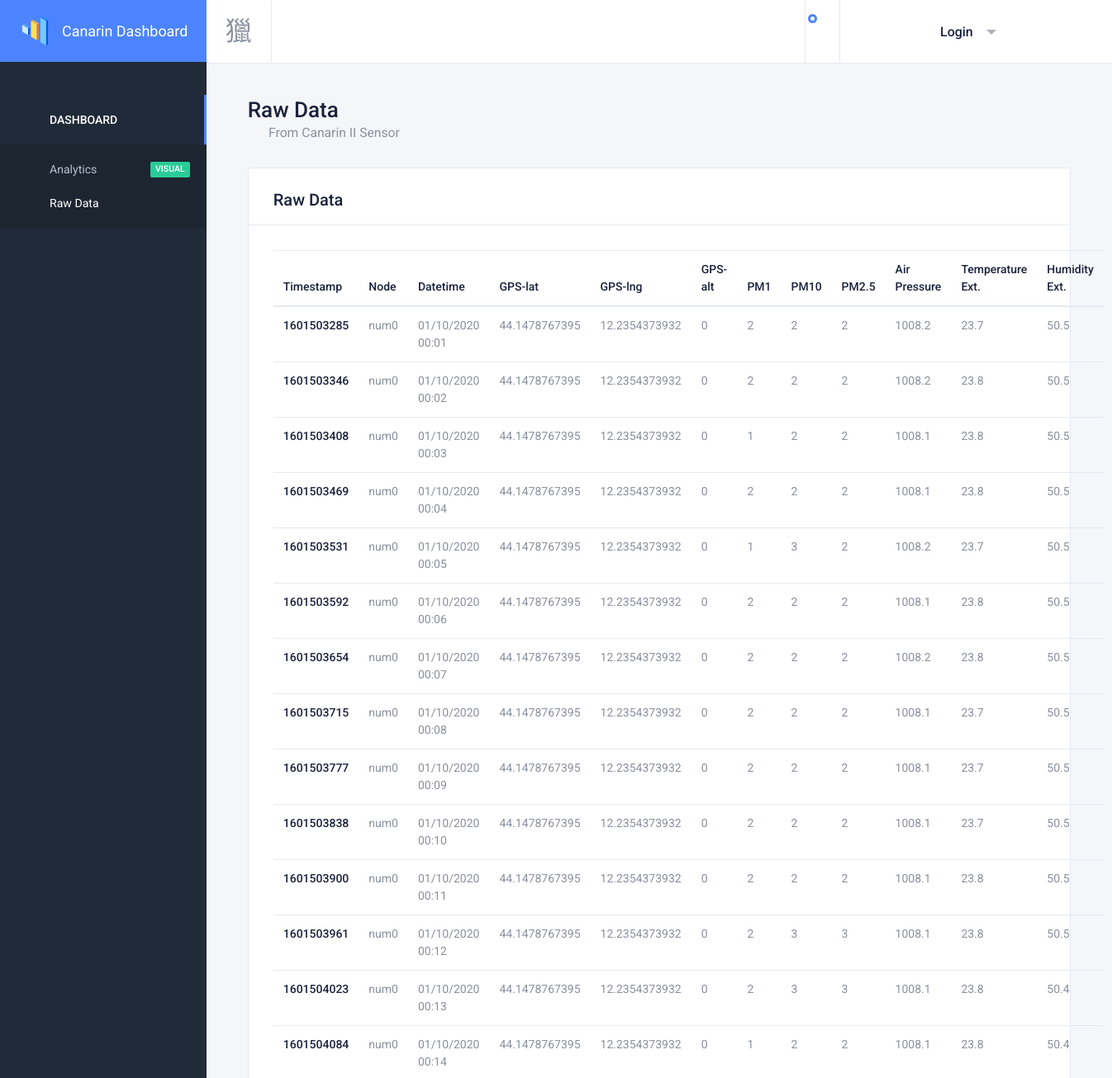
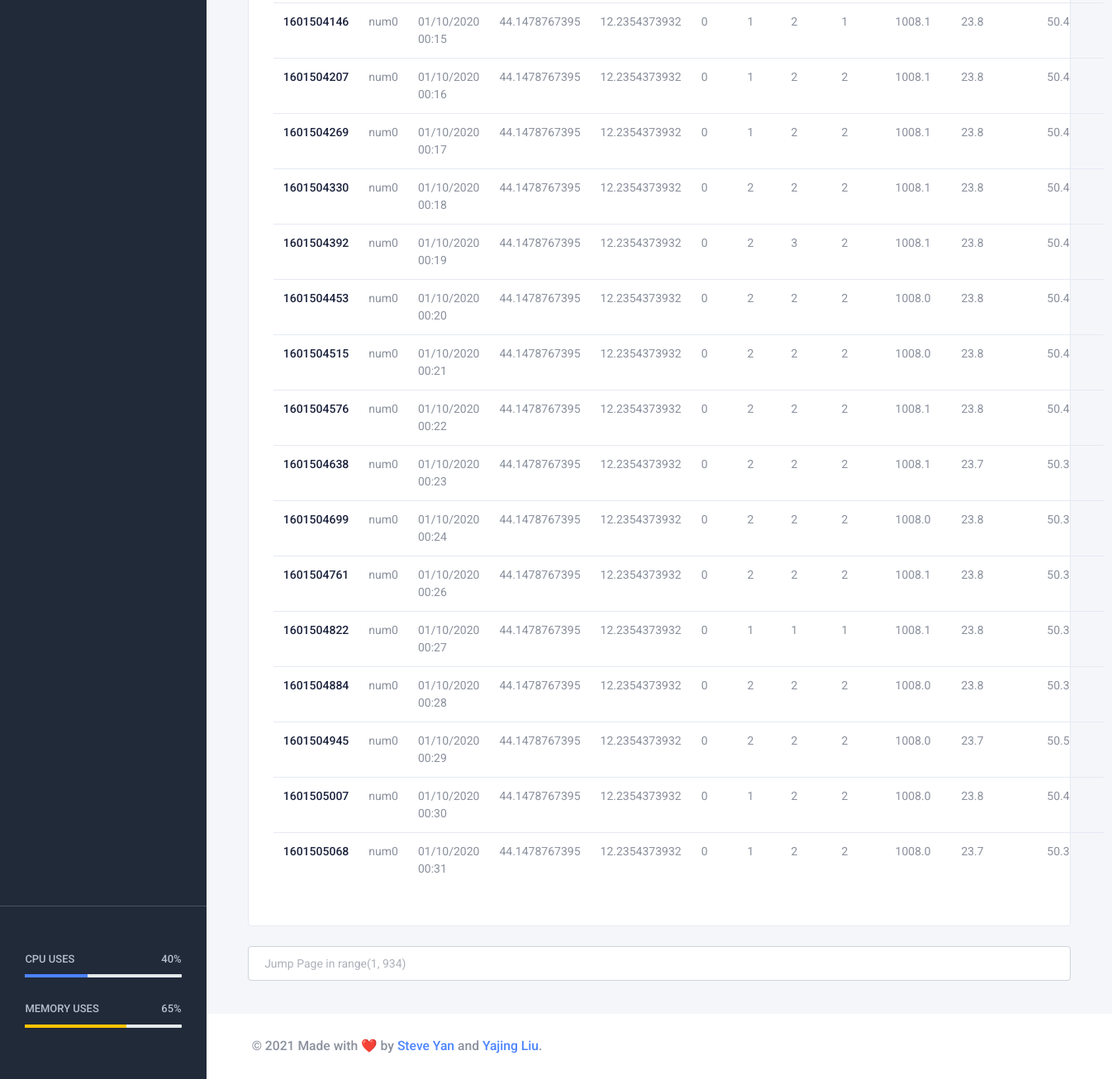
The app's page /raw_data/ with its own data (2 pictures, top to bottom).
### data/models.py (models this page shows, shortened)
class Data(models.Model):
    timestamp = models.IntegerField()
    node = models.CharField(default='other', max_length=40)
    datetime = models.DateTimeField()
    gps_lat = models.FloatField()
    gps_lng = models.FloatField()
    gps_alt = models.IntegerField()
    pm1 = models.IntegerField()
    pm10 = models.IntegerField()
    pm2_5 = models.IntegerField()
    airpressure = models.FloatField()
    temperature = models.FloatField()
    humidity = models.FloatField()

### data/views.py (the view)
# urls.py: path('raw_data/', views.RawDataView.as_view(), name='raw_data'),
class RawDataView(ListView):
    template_name = 'raw_data.html'
    model = Data
    paginate_by = 30
    def get_context_data(self, **kwargs):
        context = super().get_context_data(**kwargs)
        context['section'] = 'raw_data'
        return context

### templates/raw_data.html (shortened to what this page needs)
{% extends 'base.html' %}
{% block content %}
<div class="content-wrapper">
    <ul class="content">
        <div class="breadcrumb-wrapper">
            <h1>Raw Data</h1>
            <nav aria-label="breadcrumb">
                <ol class="breadcrumb p-0">
                    <li class="breadcrumb-item">
                        From Canarin II Sensor
                    </li>
                </ol>
            </nav>
        </div>
        <div class="row">
            <div class="col-12">
                <div class="card card-default">
                    <div class="card-header card-header-border-bottom d-flex justify-content-between">
                        <h2>Raw Data</h2>
                    </div>
                    <div class="card-body">
                        <div class="data-table">
                            <table id="responsive-data-table" class="table dt-responsive nowrap" style="width:100%">
                                <thead>
                                <tr>
                                    <th>Timestamp</th>
                                    <th>Node</th>
                                    <th>Datetime</th>
                                    <th>GPS-lat</th>
                                    <th>GPS-lng</th>
                                    <th>GPS-alt</th>
                                    <th>PM1</th>
                                    <th>PM10</th>
                                    <th>PM2.5</th>
                                    <th>Air Pressure</th>
                                    <th>Temperature Ext.</th>
                                    <th>Humidity Ext.</th>
                                </tr>
                                </thead>
                                <tbody>
                                {% for data in object_list %}
                                <tr>
                                    <td>{{ data.timestamp }}</td>
                                    <td>{{ data.node }}</td>
                                    <td>{{ data.datetime }}</td>
                                    <td>{{ data.gps_lat }}</td>
                                    <td>{{ data.gps_lng }}</td>
                                    <td>{{ data.gps_alt }}</td>
                                    <td>{{ data.pm1 }}</td>
                                    <td>{{ data.pm10 }}</td>
                                    <td>{{ data.pm2_5 }}</td>
                                    <td>{{ data.airpressure }}</td>
                                    <td>{{ data.temperature }}</td>
                                    <td>{{ data.humidity }}</td>
                                </tr>
                                {% endfor %}
                                </tbody>
                            </table>
                        </div>
                    </div>
                </div>
            </div>
        </div>
        <form action="/raw_data/" method="get">
        <input
                class="form-control input-lg"
                type="text"
                name="page"
                placeholder=" Jump Page in {{ page_obj.paginator.page_range }}"
        />
        </form>
    </ul>
</div>
{% endblock content %}

### templates/base.html (shortened to what this page needs)
<!doctype html>
<html class=" " dir="ltr" lang="en">
<head>
    {% load static %}
</head>
<body id="body" class="header-fixed sidebar-fixed sidebar-dark header-light">
<link href="https://cdn.materialdesignicons.com/4.4.95/css/materialdesignicons.min.css" rel="stylesheet">
<link href="{% static 'plugins/jvectormap/jquery-jvectormap-2.0.3.css' %}" rel="stylesheet">
<link href="{% static 'plugins/daterangepicker/daterangepicker.css' %}" rel="stylesheet">
<link href="{% static 'css/sleek.css' %}" rel="stylesheet" />
<div class="wrapper">
    <aside class="left-sidebar bg-sidebar">
        <div id="sidebar" class="sidebar sidebar-with-footer">
            <div class="app-brand">
                <a href="{% url 'home' 'num0' %}" title="Canarin Dashboard">
                    <span class="brand-name text-truncate">Canarin Dashboard</span>
                </a>
            </div>
            <div class="slimScrollDiv" style="position: relative; overflow: hidden; width: auto; height: 100%;">
                <div class="sidebar-scrollbar" style="overflow: hidden; width: auto; height: 100%;">
                    <ul class="nav sidebar-inner" id="sidebar-menu">
                        <li class="has-sub active">
                            <a class="sidenav-item-link collapsed" href="javascript:void(0)" data-toggle="collapse"
                               data-target="#dashboard" aria-expanded="false" aria-controls="dashboard">
                                <span class="nav-text">Dashboard</span> <b class="caret"></b>
                            </a>
                            <ul class="collapse show" id="dashboard" data-parent="#sidebar-menu" style="">
                                <div class="sub-menu">
                                    <li
                                        {% if section == "home" %}
                                            class="active"
                                        {% else %}
                                            class=""
                                        {% endif %}
                                    >
                                        <a class="sidenav-item-link" href="{% url 'home' 'num0' %}">
                                            <span class="nav-text">Analytics</span>
                                            <span class="badge badge-success">VISUAL</span>
                                        </a>
                                    </li>
                                    <li
                                            {% if section == "raw_data" %}
                                    class="active"
                                    {% else %}
                                    class=""
                                    {% endif %}
                                    >
                                        <a class="sidenav-item-link" href="{% url 'raw_data' %}">
                                            <span class="nav-text">Raw Data</span>
                                        </a>
                                    </li>
                                </div>
                            </ul>
                        </li>
                    </ul>
                </div>
            </div>
            <div class="sidebar-footer">
                <hr class="separator mb-0">
                <div class="sidebar-footer-content">
                    <h6 class="text-uppercase">
                        Cpu Uses <span class="float-right">40%</span>
                    </h6>
                    <div class="progress progress-xs">
                        <div class="progress-bar active" style="width: 40%;" role="progressbar"></div>
                    </div>
                    <h6 class="text-uppercase">
                        Memory Uses <span class="float-right">65%</span>
                    </h6>
                    <div class="progress progress-xs">
                        <div class="progress-bar progress-bar-warning" style="width: 65%;" role="progressbar"></div>
                    </div>
                </div>
            </div>
        </div>
    </aside>
    <div class="page-wrapper">
        <header class="main-header " id="header">
            <nav class="navbar navbar-static-top navbar-expand-lg">
                <button id="sidebar-toggler" class="sidebar-toggle">
                </button>
                <div class="navbar-right ">
                    <ul class="nav navbar-nav">
                        <li class="dropdown notifications-menu">
                            <button class="dropdown-toggle" data-toggle="dropdown">
                            </button>
                        </li>
                        <li class="dropdown user-menu">
                            {% if request.user.is_authenticated %}
                            <button href="#" class="dropdown-toggle nav-link" data-toggle="dropdown"
                                    aria-expanded="false">
                                <span class="d-none d-lg-inline-block">{{ user.username }}</span>
                            </button>
                            <ul class="dropdown-menu dropdown-menu-right">
                                <li class="dropdown-header">
                                    <div class="d-inline-block">
                                        {{ user.username }} <small class="pt-1">{{ user.email }}</SMALL>
                                    </div>
                                </li>
                                <li>
                                    <a href="user-profile.html">
                                        <i class="mdi mdi-account"></i> My Profile
                                    </a>
                                </li>
                                <li>
                                    <a href="#">
                                        <i class="mdi mdi-email"></i> Message
                                    </a>
                                </li>
                                <li class="right-sidebar-in">
                                    <a href="#"> <i class="mdi mdi-settings"></i> Setting </a>
                                </li>
                                <li class="dropdown-footer">
                                    <a href="{% url 'logout' %}"> <i class="mdi mdi-logout"></i> Log Out </a>
                                </li>
                            </ul>
                            {% else %}
                            <button href="#" class="dropdown-toggle nav-link" data-toggle="dropdown"
                                    aria-expanded="false">
                                <span class="d-none d-lg-inline-block">Login</span>
                            </button>
                            {% endif %}
                        </li>
                    </ul>
                </div>
            </nav>
        </header>
        {% block content %}
        {% endblock content %}
        <footer class="footer mt-auto">
            <div class="copyright bg-white">
                <p>
                    © <span id="copy-year">2021</span> Made with ❤️ by
                    <a class="text-primary" href="https://www.aspires.cc/" target="_blank">Steve Yan</a>
                    and
                    <a class="text-primary" href="https://github.com/YajingLiu2357/" target="_blank">Yajing Liu</a>.
                </p>
            </div>
        </footer>
    </div>
</div>
</body>
</html>

### records on screen
Data: timestamp "1601503285", node "num0", datetime "01/10/2020 00:01", gps_lat "44.1478767395", gps_lng "12.2354373932", gps_alt "0", pm1 "2", pm10 "2", pm2_5 "2", airpressure "1008.2", temperature "23.7", humidity "50.5"
Data: timestamp "1601503346", node "num0", datetime "01/10/2020 00:02", gps_lat "44.1478767395", gps_lng "12.2354373932", gps_alt "0", pm1 "2", pm10 "2", pm2_5 "2", airpressure "1008.2", temperature "23.8", humidity "50.5"
Data: timestamp "1601503408", node "num0", datetime "01/10/2020 00:03", gps_lat "44.1478767395", gps_lng "12.2354373932", gps_alt "0", pm1 "1", pm10 "2", pm2_5 "2", airpressure "1008.1", temperature "23.8", humidity "50.5"
Data: timestamp "1601503469", node "num0", datetime "01/10/2020 00:04", gps_lat "44.1478767395", gps_lng "12.2354373932", gps_alt "0", pm1 "2", pm10 "2", pm2_5 "2", airpressure "1008.1", temperature "23.8", humidity "50.5"
Data: timestamp "1601503531", node "num0", datetime "01/10/2020 00:05", gps_lat "44.1478767395", gps_lng "12.2354373932", gps_alt "0", pm1 "1", pm10 "3", pm2_5 "2", airpressure "1008.2", temperature "23.7", humidity "50.5"
Data: timestamp "1601503592", node "num0", datetime "01/10/2020 00:06", gps_lat "44.1478767395", gps_lng "12.2354373932", gps_alt "0", pm1 "2", pm10 "2", pm2_5 "2", airpressure "1008.1", temperature "23.8", humidity "50.5"
Data: timestamp "1601503654", node "num0", datetime "01/10/2020 00:07", gps_lat "44.1478767395", gps_lng "12.2354373932", gps_alt "0", pm1 "2", pm10 "2", pm2_5 "2", airpressure "1008.2", temperature "23.8", humidity "50.5"
Data: timestamp "1601503715", node "num0", datetime "01/10/2020 00:08", gps_lat "44.1478767395", gps_lng "12.2354373932", gps_alt "0", pm1 "2", pm10 "2", pm2_5 "2", airpressure "1008.1", temperature "23.7", humidity "50.5"
Data: timestamp "1601503777", node "num0", datetime "01/10/2020 00:09", gps_lat "44.1478767395", gps_lng "12.2354373932", gps_alt "0", pm1 "2", pm10 "2", pm2_5 "2", airpressure "1008.1", temperature "23.7", humidity "50.5"
Data: timestamp "1601503838", node "num0", datetime "01/10/2020 00:10", gps_lat "44.1478767395", gps_lng "12.2354373932", gps_alt "0", pm1 "2", pm10 "2", pm2_5 "2", airpressure "1008.1", temperature "23.7", humidity "50.5"
Data: timestamp "1601503900", node "num0", datetime "01/10/2020 00:11", gps_lat "44.1478767395", gps_lng "12.2354373932", gps_alt "0", pm1 "2", pm10 "2", pm2_5 "2", airpressure "1008.1", temperature "23.8", humidity "50.5"
Data: timestamp "1601503961", node "num0", datetime "01/10/2020 00:12", gps_lat "44.1478767395", gps_lng "12.2354373932", gps_alt "0", pm1 "2", pm10 "3", pm2_5 "3", airpressure "1008.1", temperature "23.8", humidity "50.5"
Data: timestamp "1601504023", node "num0", datetime "01/10/2020 00:13", gps_lat "44.1478767395", gps_lng "12.2354373932", gps_alt "0", pm1 "2", pm10 "3", pm2_5 "3", airpressure "1008.1", temperature "23.8", humidity "50.4"
Data: timestamp "1601504084", node "num0", datetime "01/10/2020 00:14", gps_lat "44.1478767395", gps_lng "12.2354373932", gps_alt "0", pm1 "1", pm10 "2", pm2_5 "2", airpressure "1008.1", temperature "23.8", humidity "50.4"
Data: timestamp "1601504146", node "num0", datetime "01/10/2020 00:15", gps_lat "44.1478767395", gps_lng "12.2354373932", gps_alt "0", pm1 "1", pm10 "2", pm2_5 "1", airpressure "1008.1", temperature "23.8", humidity "50.4"
Data: timestamp "1601504207", node "num0", datetime "01/10/2020 00:16", gps_lat "44.1478767395", gps_lng "12.2354373932", gps_alt "0", pm1 "1", pm10 "2", pm2_5 "2", airpressure "1008.1", temperature "23.8", humidity "50.4"
Data: timestamp "1601504269", node "num0", datetime "01/10/2020 00:17", gps_lat "44.1478767395", gps_lng "12.2354373932", gps_alt "0", pm1 "1", pm10 "2", pm2_5 "2", airpressure "1008.1", temperature "23.8", humidity "50.4"
Data: timestamp "1601504330", node "num0", datetime "01/10/2020 00:18", gps_lat "44.1478767395", gps_lng "12.2354373932", gps_alt "0", pm1 "2", pm10 "2", pm2_5 "2", airpressure "1008.1", temperature "23.8", humidity "50.4"
Data: timestamp "1601504392", node "num0", datetime "01/10/2020 00:19", gps_lat "44.1478767395", gps_lng "12.2354373932", gps_alt "0", pm1 "2", pm10 "3", pm2_5 "2", airpressure "1008.1", temperature "23.8", humidity "50.4"
Data: timestamp "1601504453", node "num0", datetime "01/10/2020 00:20", gps_lat "44.1478767395", gps_lng "12.2354373932", gps_alt "0", pm1 "2", pm10 "2", pm2_5 "2", airpressure "1008.0", temperature "23.8", humidity "50.4"
Data: timestamp "1601504515", node "num0", datetime "01/10/2020 00:21", gps_lat "44.1478767395", gps_lng "12.2354373932", gps_alt "0", pm1 "2", pm10 "2", pm2_5 "2", airpressure "1008.0", temperature "23.8", humidity "50.4"
Data: timestamp "1601504576", node "num0", datetime "01/10/2020 00:22", gps_lat "44.1478767395", gps_lng "12.2354373932", gps_alt "0", pm1 "2", pm10 "2", pm2_5 "2", airpressure "1008.1", temperature "23.8", humidity "50.4"
Data: timestamp "1601504638", node "num0", datetime "01/10/2020 00:23", gps_lat "44.1478767395", gps_lng "12.2354373932", gps_alt "0", pm1 "2", pm10 "2", pm2_5 "2", airpressure "1008.1", temperature "23.7", humidity "50.3"
Data: timestamp "1601504699", node "num0", datetime "01/10/2020 00:24", gps_lat "44.1478767395", gps_lng "12.2354373932", gps_alt "0", pm1 "2", pm10 "2", pm2_5 "2", airpressure "1008.0", temperature "23.8", humidity "50.3"
Data: timestamp "1601504761", node "num0", datetime "01/10/2020 00:26", gps_lat "44.1478767395", gps_lng "12.2354373932", gps_alt "0", pm1 "2", pm10 "2", pm2_5 "2", airpressure "1008.1", temperature "23.8", humidity "50.3"
Data: timestamp "1601504822", node "num0", datetime "01/10/2020 00:27", gps_lat "44.1478767395", gps_lng "12.2354373932", gps_alt "0", pm1 "1", pm10 "1", pm2_5 "1", airpressure "1008.1", temperature "23.8", humidity "50.3"
Data: timestamp "1601504884", node "num0", datetime "01/10/2020 00:28", gps_lat "44.1478767395", gps_lng "12.2354373932", gps_alt "0", pm1 "2", pm10 "2", pm2_5 "2", airpressure "1008.0", temperature "23.8", humidity "50.3"
Data: timestamp "1601504945", node "num0", datetime "01/10/2020 00:29", gps_lat "44.1478767395", gps_lng "12.2354373932", gps_alt "0", pm1 "2", pm10 "2", pm2_5 "2", airpressure "1008.0", temperature "23.7", humidity "50.5"
Data: timestamp "1601505007", node "num0", datetime "01/10/2020 00:30", gps_lat "44.1478767395", gps_lng "12.2354373932", gps_alt "0", pm1 "1", pm10 "2", pm2_5 "2", airpressure "1008.0", temperature "23.8", humidity "50.4"
Data: timestamp "1601505068", node "num0", datetime "01/10/2020 00:31", gps_lat "44.1478767395", gps_lng "12.2354373932", gps_alt "0", pm1 "1", pm10 "2", pm2_5 "2", airpressure "1008.0", temperature "23.7", humidity "50.3"
